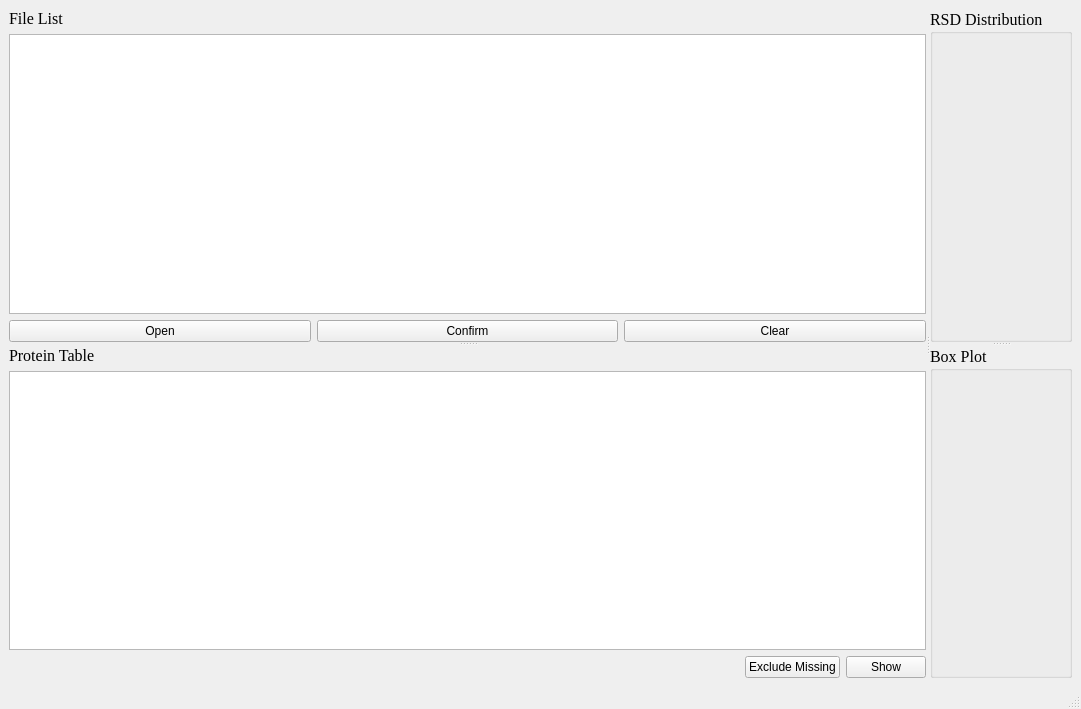
<?xml version="1.0" encoding="UTF-8"?>
<ui version="4.0">
 <class>MainWindow</class>
 <widget class="QMainWindow" name="MainWindow">
  <property name="geometry">
   <rect>
    <x>0</x>
    <y>0</y>
    <width>1081</width>
    <height>709</height>
   </rect>
  </property>
  <property name="minimumSize">
   <size>
    <width>0</width>
    <height>0</height>
   </size>
  </property>
  <property name="windowTitle">
   <string>MainWindow</string>
  </property>
  <widget class="QWidget" name="centralwidget">
   <layout class="QGridLayout" name="gridLayout">
    <item row="0" column="0">
     <widget class="QSplitter" name="splitter_3">
      <property name="orientation">
       <enum>Qt::Horizontal</enum>
      </property>
      <widget class="QSplitter" name="splitter_2">
       <property name="orientation">
        <enum>Qt::Vertical</enum>
       </property>
       <widget class="QWidget" name="">
        <layout class="QVBoxLayout" name="verticalLayout">
         <item>
          <widget class="QLabel" name="labelFileList">
           <property name="font">
            <font>
             <family>Times New Roman</family>
             <pointsize>12</pointsize>
            </font>
           </property>
           <property name="text">
            <string>File List</string>
           </property>
          </widget>
         </item>
         <item>
          <widget class="QTableWidget" name="tableWidgetFile">
           <property name="minimumSize">
            <size>
             <width>500</width>
             <height>0</height>
            </size>
           </property>
          </widget>
         </item>
         <item>
          <layout class="QHBoxLayout" name="horizontalLayout">
           <item>
            <widget class="QPushButton" name="ButtonOpen">
             <property name="text">
              <string>Open</string>
             </property>
            </widget>
           </item>
           <item>
            <widget class="QPushButton" name="ButtonConfirm">
             <property name="text">
              <string>Confirm</string>
             </property>
            </widget>
           </item>
           <item>
            <widget class="QPushButton" name="ButtonClear">
             <property name="text">
              <string>Clear</string>
             </property>
            </widget>
           </item>
          </layout>
         </item>
        </layout>
       </widget>
       <widget class="QWidget" name="">
        <layout class="QVBoxLayout" name="verticalLayout_2">
         <item>
          <widget class="QLabel" name="labelFileList_2">
           <property name="font">
            <font>
             <family>Times New Roman</family>
             <pointsize>12</pointsize>
            </font>
           </property>
           <property name="text">
            <string>Protein Table</string>
           </property>
          </widget>
         </item>
         <item>
          <widget class="QTableView" name="tableView"/>
         </item>
         <item>
          <layout class="QHBoxLayout" name="horizontalLayout_2">
           <item>
            <spacer name="horizontalSpacer">
             <property name="orientation">
              <enum>Qt::Horizontal</enum>
             </property>
             <property name="sizeHint" stdset="0">
              <size>
               <width>40</width>
               <height>20</height>
              </size>
             </property>
            </spacer>
           </item>
           <item>
            <widget class="QPushButton" name="ButtonExclude">
             <property name="text">
              <string>Exclude Missing</string>
             </property>
            </widget>
           </item>
           <item>
            <widget class="QPushButton" name="ButtonShow">
             <property name="text">
              <string>Show</string>
             </property>
            </widget>
           </item>
          </layout>
         </item>
        </layout>
       </widget>
      </widget>
      <widget class="QSplitter" name="splitter">
       <property name="orientation">
        <enum>Qt::Vertical</enum>
       </property>
       <widget class="QGroupBox" name="groupBox1">
        <property name="minimumSize">
         <size>
          <width>0</width>
          <height>0</height>
         </size>
        </property>
        <property name="font">
         <font>
          <family>Times New Roman</family>
          <pointsize>12</pointsize>
         </font>
        </property>
        <property name="title">
         <string>RSD Distribution</string>
        </property>
       </widget>
       <widget class="QGroupBox" name="groupBox2">
        <property name="minimumSize">
         <size>
          <width>0</width>
          <height>0</height>
         </size>
        </property>
        <property name="font">
         <font>
          <family>Times New Roman</family>
          <pointsize>12</pointsize>
         </font>
        </property>
        <property name="title">
         <string>Box Plot</string>
        </property>
       </widget>
      </widget>
     </widget>
    </item>
   </layout>
  </widget>
  <widget class="QStatusBar" name="statusbar"/>
  <action name="actionOpen">
   <property name="icon">
    <iconset>
     <normaloff>img/open.png</normaloff>img/open.png</iconset>
   </property>
   <property name="text">
    <string>Open...</string>
   </property>
   <property name="shortcut">
    <string>Ctrl+O</string>
   </property>
  </action>
  <action name="actionSave">
   <property name="icon">
    <iconset>
     <normaloff>img/save.png</normaloff>img/save.png</iconset>
   </property>
   <property name="text">
    <string>Save...</string>
   </property>
   <property name="shortcut">
    <string>Ctrl+S</string>
   </property>
  </action>
  <action name="actionQuit">
   <property name="icon">
    <iconset>
     <normaloff>img/quit.png</normaloff>img/quit.png</iconset>
   </property>
   <property name="text">
    <string>Quit</string>
   </property>
   <property name="shortcut">
    <string>Ctrl+Q</string>
   </property>
  </action>
  <action name="actionProteomics">
   <property name="text">
    <string>Load proteomics...</string>
   </property>
  </action>
  <action name="actionDatabase">
   <property name="text">
    <string>Load PPI database...</string>
   </property>
  </action>
  <action name="actionCETSA">
   <property name="text">
    <string>Thermal shift analysis ...</string>
   </property>
  </action>
  <action name="actionCalcPval">
   <property name="text">
    <string>Calculate p-values of protein complex ...</string>
   </property>
  </action>
  <action name="actionTPP">
   <property name="text">
    <string>Run TPP Method</string>
   </property>
  </action>
  <action name="actionCheck_update">
   <property name="text">
    <string>Check update ...</string>
   </property>
  </action>
  <action name="actionCitation">
   <property name="text">
    <string>Check citation ...</string>
   </property>
  </action>
  <action name="actionCheck_liences">
   <property name="text">
    <string>Check licence...</string>
   </property>
  </action>
  <action name="actionPreprocessing">
   <property name="text">
    <string>Preprocessing...</string>
   </property>
  </action>
  <action name="actionCalcComplex">
   <property name="text">
    <string>Protein complex analysis...</string>
   </property>
  </action>
  <action name="actioniTSA">
   <property name="text">
    <string>Isothermal shift analysis...</string>
   </property>
  </action>
  <action name="actionContact">
   <property name="text">
    <string>Contact author...</string>
   </property>
  </action>
  <action name="actionAnalDist">
   <property name="text">
    <string>Distance-based analysis...</string>
   </property>
  </action>
  <action name="actionExternal">
   <property name="text">
    <string>External tool analysis...</string>
   </property>
  </action>
  <action name="actionInflect">
   <property name="text">
    <string>Inflect analysis...</string>
   </property>
  </action>
  <action name="actionNPARC">
   <property name="text">
    <string>Run NPARC Method</string>
   </property>
  </action>
  <action name="actionINFLECT">
   <property name="text">
    <string>Run Inflect Method</string>
   </property>
  </action>
  <action name="actionDistance">
   <property name="text">
    <string>Run Distance Mehod</string>
   </property>
  </action>
 </widget>
 <resources/>
 <connections/>
</ui>
